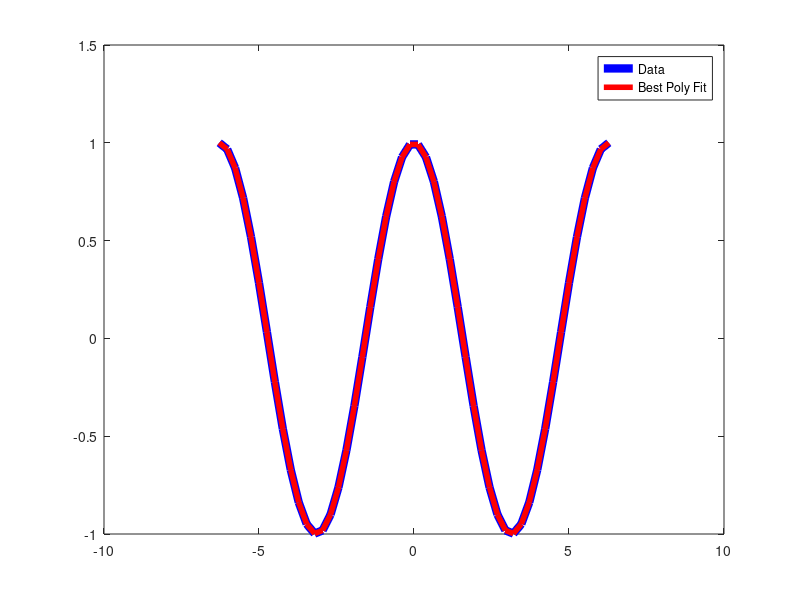

The MATLAB source for this figure:
% linear least squares to find the best fit polynomial of degree 12 through 
% data {(xi,yi)}i=1->N.
% Find {?j}j=0->12 that minimizes the l2-norm of the residual ||~r||2->2 
% for the model function: f(x;?->) =?j=0->12(Bjxj).

function  l2norm = fit_Polynomial_Series()

N = 50;
xData = linspace(-2*pi, 2*pi, N);
yData = cos(xData)'; % apostrophe will make it a column vector, 50x1 matrix
fxb = zeros(1,N);

for i = 1:13
    for j = 1:N
        
        A(j,i) = xData(j)^(i-1); 
        
    end
end
    
B = inv( A' * A )* A' * yData;
r = yData - (A * B);
l2norm = sqrt(r'.*r);
    

for l = 1:N    
    for k = 1:13
        
        fxb(l) = fxb(l) + B(k)*xData(l)^(k-1);
        
    end
end

plot(xData,yData,'b','LineWidth',6);
hold on;
plot(xData,fxb,'r','LineWidth',4);
legend('Data','Best Poly Fit');

end

%% (a)  How does increasing N, the # of data points, change the residual? 
%%      What is the residual when N = 10 vs. N = 50 vs. N = 250?
%       At N = 50 the residual is about 0.
%       At N = 10, the redidual is usually imaginary, but higher than zero
%       (sometimes near 2) when real.
%       At N = 250, whether real or imaginary the residual is around zero/
%      
%
%% (b)  Where have you seen cos(x) written as a polynomial before?  
%%      What was it called? What were the coefficients?
%       As a Power Series/Taylor Series. sumn=1->inf((-1)^n*x^2n/(2n!)).
%
%% (c)  What are the coefficients you found when N = 250?
%       For N = 250,
%       B = [0.9999 0.0000 -0.4998 -0.0000 0.0416 0.0000 -0.0014 -0.0000
%            0.0000 0.0000 -0.0000 -0.0000 0.0000]
%
%% (d)  Do the coefficients you found appear to be related to the others?
%       There seems to be a pattern of two positive then two negative, with
%       zeros every other term, and the nonzero terms oscillating around
%       zero until reaching it.